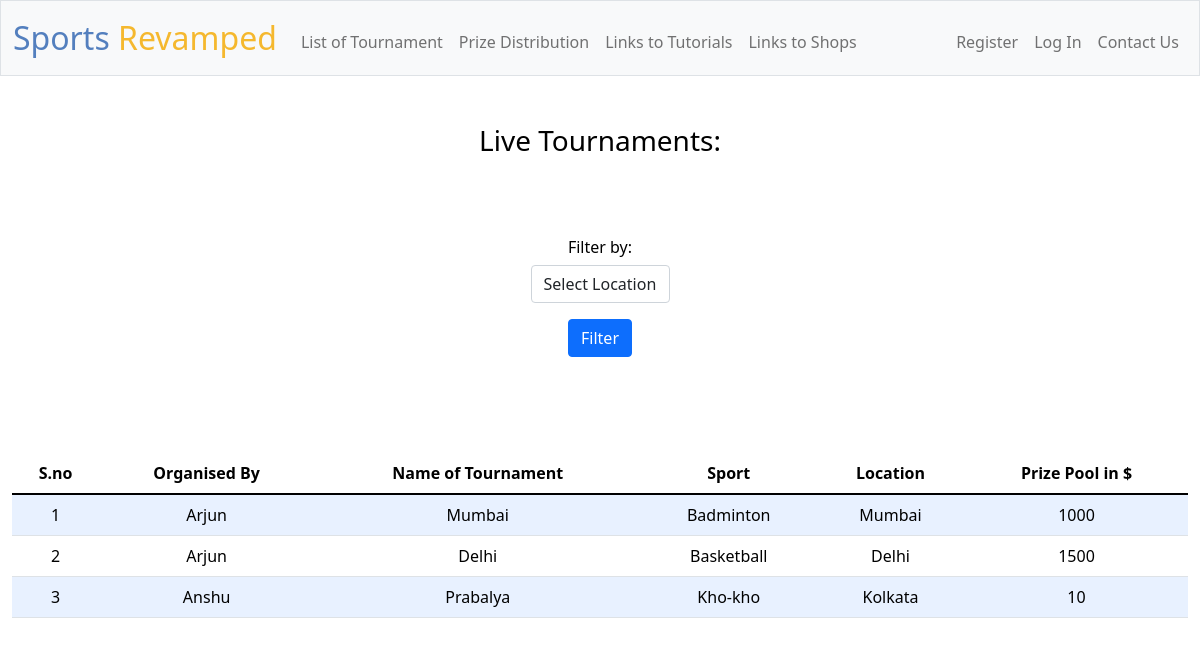
The page /list_tourney on the database its author committed.
### tables this page shows
CREATE TABLE 'tournament' (id INTEGER PRIMARY KEY AUTOINCREMENT NOT NULL, insti_name TEXT NOT NULL, sport TEXT NOT NULL, location TEXT NOT NULL, prize_pool INTEGER, 'name_of_tourney'  TEXT NOT NULL );

### app.py (the view)
@app.route("/list_tourney", methods=["GET", "POST"])
def list_tourney():
    if request.method == "POST":
        if request.form.get("location"):
            data = db.execute(
            "SELECT insti_name, name_of_tourney, sport, location, prize_pool FROM tournament WHERE location = ?",
              request.form.get("location")
              )
        else:
            data = db.execute("SELECT insti_name, name_of_tourney, sport, location, prize_pool FROM tournament")
        locations = db.execute("SELECT DISTINCT location FROM tournament")
        return render_template("list_tourney.html", locations=locations, data=data)
    else:
        data = db.execute("SELECT insti_name, name_of_tourney, sport, location, prize_pool FROM tournament")
        locations = db.execute("SELECT DISTINCT location FROM tournament")
        return render_template("list_tourney.html", data=data, locations=locations)

### templates/list_tourney.html (shortened to what this page needs)
{% extends "layout.html" %}
{% block main %}
    <h3 class="black">Live Tournaments:</h3>
    <br><br><br>
    <form action="list_tourney" method="post">
        <h6 class="black">Filter by:</h6>
        <div class="mb-3">
            <select class="form-control mx-auto w-auto" name="location">
                <option selected disabled>Select Location</option>
            </select>
        </div>
        <button class="btn btn-primary" type="submit">Filter</button>
    </form>
    <br><br><br><br>
    <table class="table table-hover black">
        <thead>
            <tr>
                <th>S.no</th>
                <th>Organised By</th>
                <th>Name of Tournament</th>
                <th>Sport</th>
                <th>Location</th>
                <th>Prize Pool in $</th>
            </tr>
        </thead>
        <tbody>
            {% for info in data %}
                <tr>
                    <td>{{ loop.index }}</td>
                    <td>{{ info.insti_name | capitalize }}</td>
                    <td>{{ info.name_of_tourney | capitalize }}</td>
                    <td>{{ info.sport | capitalize }}</td>
                    <td>{{ info.location | capitalize }}</td>
                    <td>{{ info.prize_pool }}</td>
                </tr>
            {% endfor %}
        </tbody>
    </table>
{% endblock %}

### templates/layout.html (shortened to what this page needs)
<!DOCTYPE html>
<html lang = "en">
    <head>
        <link href="https://cdn.jsdelivr.net/npm/bootstrap@5.1.3/dist/css/bootstrap.min.css" rel="stylesheet">
        <link href="/static/styles.css" rel="stylesheet">
    </head>
    <body>
        <nav class="bg-light border navbar navbar-expand-md navbar-light">
            <div class="container-fluid">
                <a class="navbar-brand" href="/"><span class="blue">Sports</span> <span class="yellow">Revamped</span></a>
                <div class="collapse navbar-collapse" id="navbar">
                    <ul class="navbar-nav me-auto mt-2">
                        <li class="nav-item"><a class="nav-link" href="/list_tourney">List of Tournament</a></li>
                        <li class="nav-item"><a class="nav-link" href="/prize">Prize Distribution</a></li>
                        <li class="nav-item"><a class="nav-link" href="/link_tut">Links to Tutorials</a></li>
                        <li class="nav-item"><a class="nav-link" href="/link_shop">Links to Shops</a></li>
                    </ul>
                    {% if session["user_id"] %}
                        <ul class="navbar-nav me-auto mt-2">
                            <li class="nav-item"><a class="nav-link" href="/view_sport">View Sport</a></li>
                            <li class="nav-item"><a class="nav-link" href="/add_sport">Add sport</a></li>
                            <li class="nav-item"><a class="nav-link" href="/rem_sport">Remove sports</a></li>
                            <li class="nav-item"><a class="nav-link" href="/create_tourney">Create Tournament</a></li>
                            <li class="nav-item"><a class="nav-link" href="/rem_tourney">Remove Tournament</a></li>
                        </ul>
                        <ul class="navbar-nav ms-auto mt-2">
                            <li class="nav-item"><a class="nav-link" href="/logout">Log Out</a></li>
                            <li class="nav-item"><a class="nav-link" href="/contact">Contact Us</a></li>
                        </ul>
                    {% else %}
                        <ul class="navbar-nav ms-auto mt-2">
                            <li class="nav-item"><a class="nav-link" href="/register">Register</a></li>
                            <li class="nav-item"><a class="nav-link" href="/login">Log In</a></li>
                            <li class="nav-item"><a class="nav-link" href="/contact">Contact Us</a></li>
                        </ul>
                    {% endif %}
                </div>
            </div>
        </nav>
        <main class="container-fluid py-5 text-center">
            {% block main %}{% endblock %}
        </main>
    </body>
</html>

### static/styles.css (style rules this page uses)
nav .navbar-brand { font-size: xx-large; }
nav .navbar-brand .blue { color: #537fbe; }
nav .navbar-brand .yellow { color: #f5b82e; }
.black { color : black; }
table { background-color: transparent; margin-bottom: 1rem; width: 100%; }
table th, table td { padding: 0.75rem; vertical-align: middle; }
tbody tr:nth-of-type(odd) { background-color: rgb(179, 208, 255, 0.3) }
body { background-image: url('../static/back7.jpg'); background-repeat: repeat; color: white; }

### rows shown on the page
tournament: insti_name "Arjun", name_of_tourney "Mumbai", sport "Badminton", location "Mumbai", prize_pool "1000"
tournament: insti_name "Arjun", name_of_tourney "Delhi", sport "Basketball", location "Delhi", prize_pool "1500"
tournament: insti_name "Anshu", name_of_tourney "Prabalya", sport "Kho-kho", location "Kolkata", prize_pool "10"
